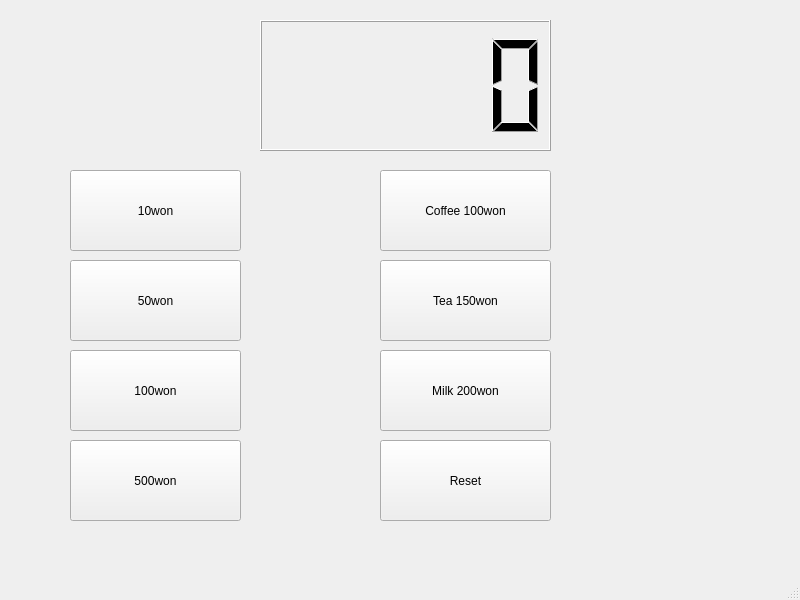
<?xml version="1.0" encoding="UTF-8"?>
<ui version="4.0">
 <class>Widget</class>
 <widget class="QMainWindow" name="Widget">
  <property name="geometry">
   <rect>
    <x>0</x>
    <y>0</y>
    <width>800</width>
    <height>600</height>
   </rect>
  </property>
  <property name="windowTitle">
   <string>Widget</string>
  </property>
  <widget class="QWidget" name="centralwidget">
   <widget class="QLCDNumber" name="lcdNumber">
    <property name="geometry">
     <rect>
      <x>260</x>
      <y>20</y>
      <width>291</width>
      <height>131</height>
     </rect>
    </property>
   </widget>
   <widget class="QPushButton" name="pb_10">
    <property name="geometry">
     <rect>
      <x>70</x>
      <y>170</y>
      <width>171</width>
      <height>81</height>
     </rect>
    </property>
    <property name="text">
     <string>10won</string>
    </property>
   </widget>
   <widget class="QPushButton" name="pb_50">
    <property name="geometry">
     <rect>
      <x>70</x>
      <y>260</y>
      <width>171</width>
      <height>81</height>
     </rect>
    </property>
    <property name="text">
     <string>50won</string>
    </property>
   </widget>
   <widget class="QPushButton" name="pb_100">
    <property name="geometry">
     <rect>
      <x>70</x>
      <y>350</y>
      <width>171</width>
      <height>81</height>
     </rect>
    </property>
    <property name="text">
     <string>100won</string>
    </property>
   </widget>
   <widget class="QPushButton" name="pb_500">
    <property name="geometry">
     <rect>
      <x>70</x>
      <y>440</y>
      <width>171</width>
      <height>81</height>
     </rect>
    </property>
    <property name="text">
     <string>500won</string>
    </property>
   </widget>
   <widget class="QPushButton" name="pb_Coffee">
    <property name="geometry">
     <rect>
      <x>380</x>
      <y>170</y>
      <width>171</width>
      <height>81</height>
     </rect>
    </property>
    <property name="text">
     <string>Coffee 100won</string>
    </property>
   </widget>
   <widget class="QPushButton" name="pb_Tea">
    <property name="geometry">
     <rect>
      <x>380</x>
      <y>260</y>
      <width>171</width>
      <height>81</height>
     </rect>
    </property>
    <property name="text">
     <string>Tea 150won</string>
    </property>
   </widget>
   <widget class="QPushButton" name="pb_Milk">
    <property name="geometry">
     <rect>
      <x>380</x>
      <y>350</y>
      <width>171</width>
      <height>81</height>
     </rect>
    </property>
    <property name="text">
     <string>Milk 200won</string>
    </property>
   </widget>
   <widget class="QPushButton" name="pb_Reset">
    <property name="geometry">
     <rect>
      <x>380</x>
      <y>440</y>
      <width>171</width>
      <height>81</height>
     </rect>
    </property>
    <property name="text">
     <string>Reset</string>
    </property>
   </widget>
  </widget>
  <widget class="QMenuBar" name="menubar">
   <property name="geometry">
    <rect>
     <x>0</x>
     <y>0</y>
     <width>800</width>
     <height>24</height>
    </rect>
   </property>
  </widget>
  <widget class="QStatusBar" name="statusbar"/>
 </widget>
 <resources/>
 <connections/>
</ui>
